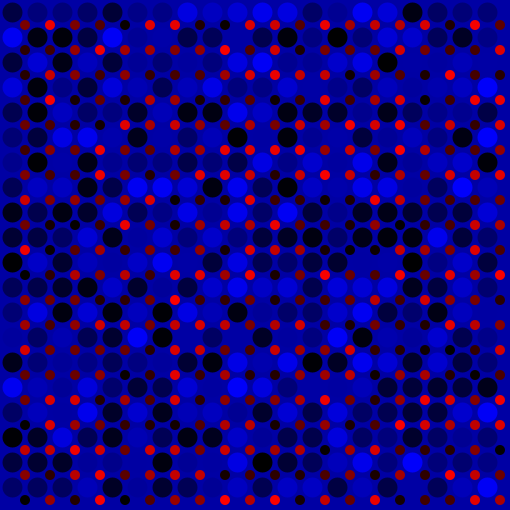
Frame 1 (no input)
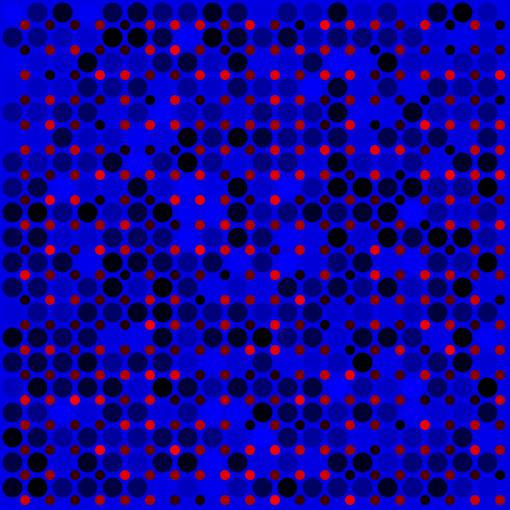
Frame 60 (the mouse pressed at the canvas centre just before this capture)
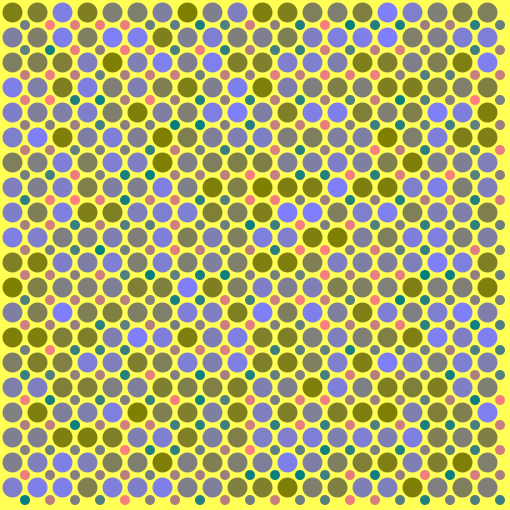
Frame 120 (the mouse held since frame 60 and released just before this capture)

The Processing sketch that drew these frames (run headless with seeded random() and noise(); from frame 60 on, the mouse is pressed at the canvas centre):

// Processing sketch: processing_187574
// ── processing_187574.pde

void setup() {
  size(510, 510);
  smooth();
  frameRate(5);
  noStroke();
}

void draw() {
  background(mouseY, mouseX, random(255), 100);
  for (float i = 12.5; i < width; i +=25) {
    for (float j = 12.5; j < height; j +=25) {
      fill((mouseX/2), (mouseY/2), random(255));
      if (mousePressed == true) {
        fill((mouseY/2), (mouseX/2), random(255));
      }
      ellipse(i, j, 20, 20);
    }
  }
  for (int a = 25; a < width; a += 25) {
    for (int b = 25; b < height; b += 25) {
      fill(random(255), (mouseX/2), (mouseY/2));
      if (mousePressed == true) {
        fill(random(255), (mouseY/2), (mouseX/2));
      }
      ellipse(a, b, 10, 10);
    }
  }
}
